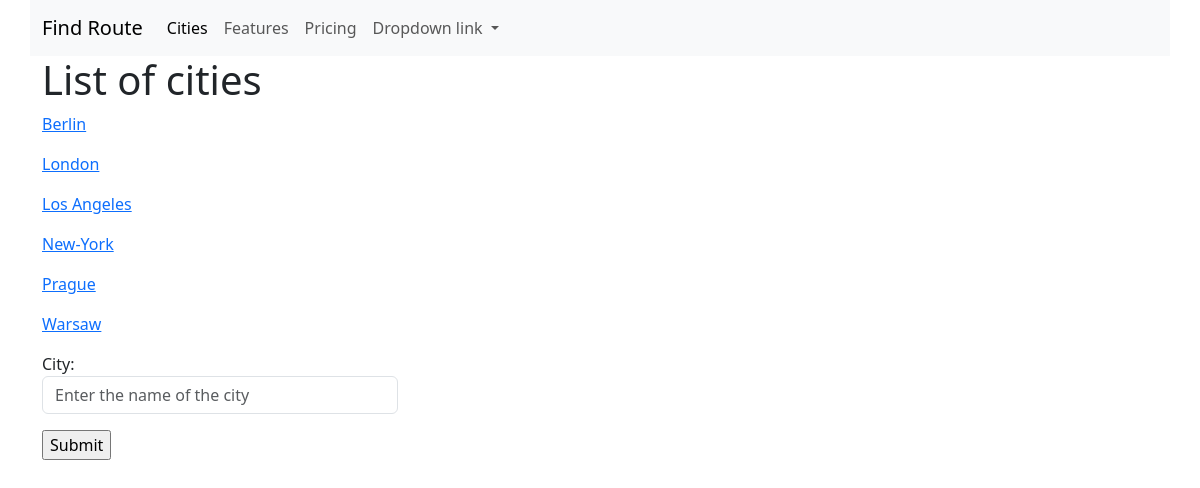
Before: /cities/ with the older database file.
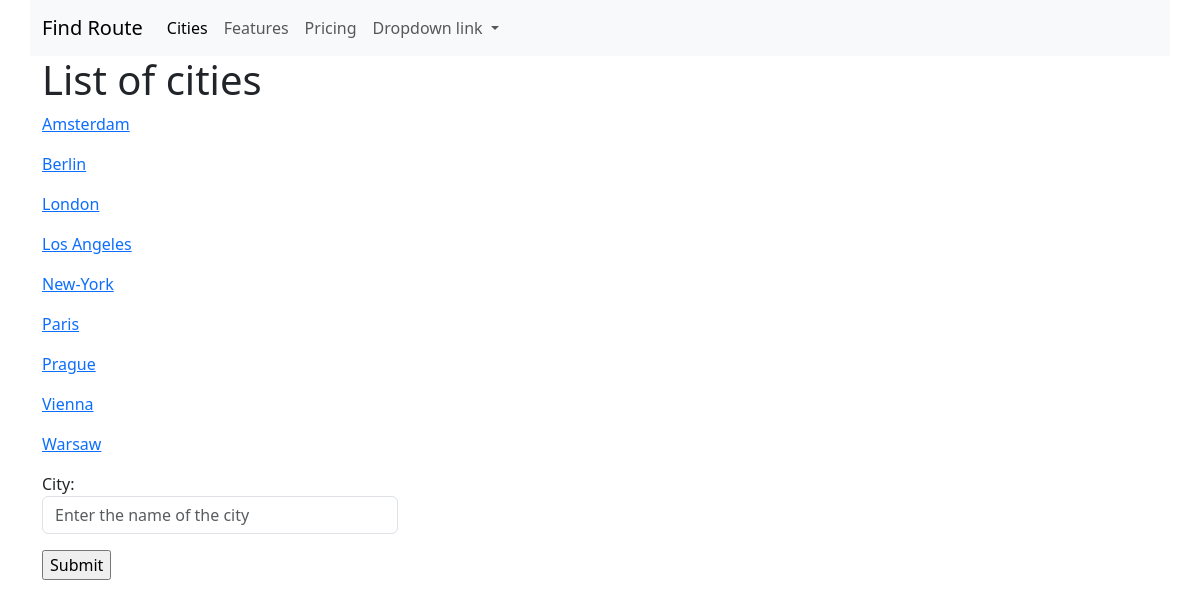
After: the same page with the newer database file.
### cities/models.py (models this page shows, shortened)
class City(models.Model):
    name = models.CharField(max_length=100, unique=True)
    class Meta:
        verbose_name = 'City'
        verbose_name_plural = 'Cities'
        ordering = ['name']

### cities/views.py (the view)
# urls.py: path('', home, name='home'),
def home(request, pk=None):
    if request.method == 'POST':
        form = CityForm(request.POST)
        if form.is_valid():
            print(form.cleaned_data)
            form.save()
    form = CityForm()
    qs = City.objects.all()
    context = {'objects_list': qs, 'form': form}
    return render(request, 'cities/home.html', context)

### cities/forms.py
class CityForm(forms.ModelForm):
    name = forms.CharField(label='City', widget=forms.TextInput(attrs={
        'class': 'form-control',
        'placeholder': 'Enter the name of the city'
    }))
    class Meta:
        model = City
        fields = ('name', )

### cities/templates/cities/home.html (shortened to what this page needs)
{% extends 'base.html' %}
{% block content %}
<h1>List of cities</h1>
<div class="row">
  <div class="col-md">
      {% for object in objects_list %}
          <p>
              <a href="{% url 'cities:detail' pk=object.pk %}">{{object.name}}</a>
          </p>
      {% endfor %}
  </div>
</div>
<div class="row">
<div class="col-md-4">
    <form action="" method="post"> {% csrf_token %}
    {{ form.as_p }}
    <input type="submit" value="Submit">
    </form>
</div>
</div>
{% endblock %}

### templates/base.html (shortened to what this page needs)
{% url 'cities:home' as cities_home_url %}
<!doctype html>
<html lang="en">
  <head>
    <link href="https://cdn.jsdelivr.net/npm/bootstrap@5.3.0-alpha1/dist/css/bootstrap.min.css" rel="stylesheet">
  </head>
  <body>
  <nav class="navbar navbar-expand-lg bg-body-tertiary container" class="navbar bg-primary" data-bs-theme="blue">
  <div class="container-fluid">
    <a class="navbar-brand" href="{% url 'home' %}">Find Route</a>
    <div class="collapse navbar-collapse" id="navbarNavDropdown">
      <ul class="navbar-nav">
        <li class="nav-item {% if request.path == cities_home_url %}active{% endif %} ">
          <a class="nav-link active" aria-current="page" href="{% url 'cities:home' %}">Cities</a>
        </li>
        <li class="nav-item">
          <a class="nav-link" href="#">Features</a>
        </li>
        <li class="nav-item">
          <a class="nav-link" href="#">Pricing</a>
        </li>
        <li class="nav-item dropdown">
          <a class="nav-link dropdown-toggle" href="#" role="button" data-bs-toggle="dropdown" aria-expanded="false">
            Dropdown link
          </a>
        </li>
      </ul>
    </div>
  </div>
</nav>
    <div class="container">
    {% block content %}{% endblock %}
    </div>
  </body>
</html>

Changed rows visible on the page:
added City: name "Amsterdam"
added City: name "Paris"
added City: name "Vienna"
